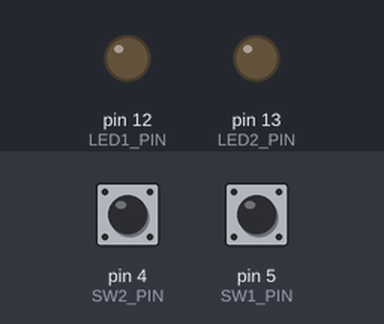
This sketch was run on a simulated Arduino Uno, built with avr-gcc and run on an emulated ATmega328P. Shown: output pins drawn as LEDs (lit = HIGH). The test bench sets the inputs (shaded band); at power-on: pin 4 (SW2_PIN) HIGH, pin 5 (SW1_PIN) HIGH. What the sketch prints to the serial monitor is not drawn.

Above: at 1.2 s.
1.3 s: pin 4 (SW2_PIN) pulled LOW for 0.15 s
At 1.37 s:
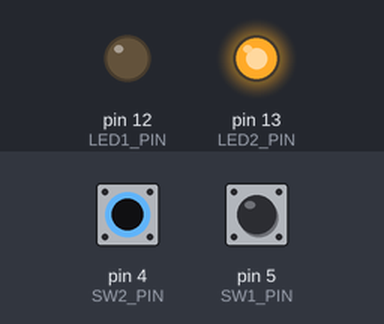
2.9 s: pin 5 (SW1_PIN) pulled LOW for 0.15 s
At 2.97 s:
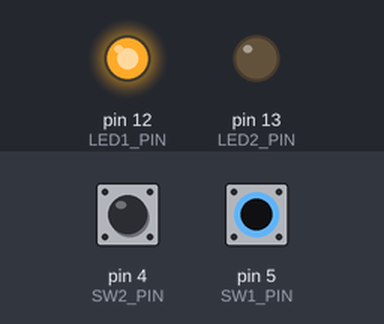
4.5 s: pin 5 (SW1_PIN) pulled LOW for 3.2 s
At 8.1 s:
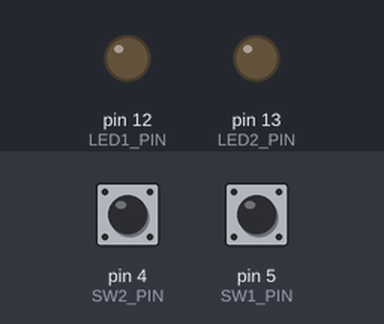
9.2 s: pin 4 (SW2_PIN) pulled LOW for 3.2 s
At 10.5 s:
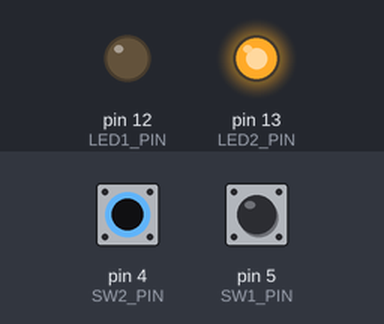
13.9 s: pin 4 (SW2_PIN) driven LOW and pin 5 (SW1_PIN) driven LOW
At 15.2 s:
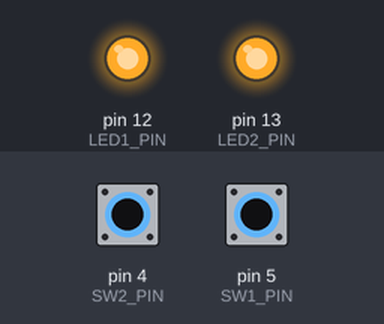
Timing chart, 0 to 16.4 s (numbered marks = the images above; inputs shaded):
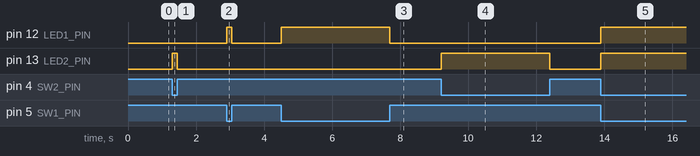

Measured:
- after the input at 1.3 s, pin 13 (LED2_PIN): LOW → HIGH at once, → LOW 0.15 s later
- after the input at 2.9 s, pin 12 (LED1_PIN): LOW → HIGH at once, → LOW 0.15 s later
- after the input at 4.5 s, pin 12 (LED1_PIN): LOW → HIGH at once, → LOW 3.2 s later
- after the input at 9.2 s, pin 13 (LED2_PIN): LOW → HIGH at once, → LOW 3.2 s later
- after the input at 13.9 s, pin 12 (LED1_PIN), pin 13 (LED2_PIN): LOW → HIGH at once

The sketch:

section_1.ino
```cpp
#define SW1_PIN 5
#define SW2_PIN 4
#define LED1_PIN 12
#define LED2_PIN 13
boolean isSw1Pressed;
boolean isSw2Pressed;
//#define delaysample 9600

void setup() {
pinMode(LED1_PIN, OUTPUT);
pinMode(LED2_PIN, OUTPUT);
pinMode (SW1_PIN, INPUT_PULLUP);
pinMode (SW2_PIN, INPUT_PULLUP);

Serial.begin(9600);

Serial.println(F("Lab 3: single LED in motion"));

} // setup()

void loop() {
  isSw1Pressed = !digitalRead(SW1_PIN);
  digitalWrite (LED1_PIN, isSw1Pressed);
  isSw2Pressed = !digitalRead(SW2_PIN);
  digitalWrite (LED2_PIN, isSw2Pressed);
  //delay(delaysample);

} // loop()

//****************************************************************************

void functionCall(void) {
}
```
